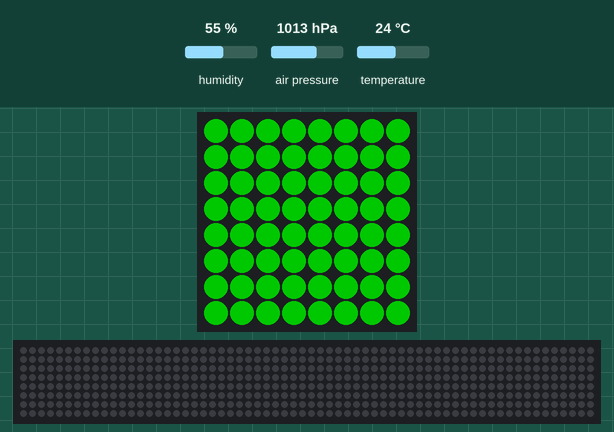
The program below on a simulated Raspberry Pi (BCM pin numbers) with a Sense HAT. Shown: the Sense HAT's 8×8 RGB LED matrix, a strip that is not on the board, showing the scrolling text unrolled. The inputs (shaded band) are chosen by the test bench; at power-on: humidity 55 %, air pressure 1013 hPa, temperature 24 °C. Dim RGB values are drawn brighter than linear; the 64×8 strip is a reading aid, not a part: it shows the text the matrix is scrolling, unrolled, one strip-width of it at a time.

Above: at 0.03 s.
At 0.43 s:
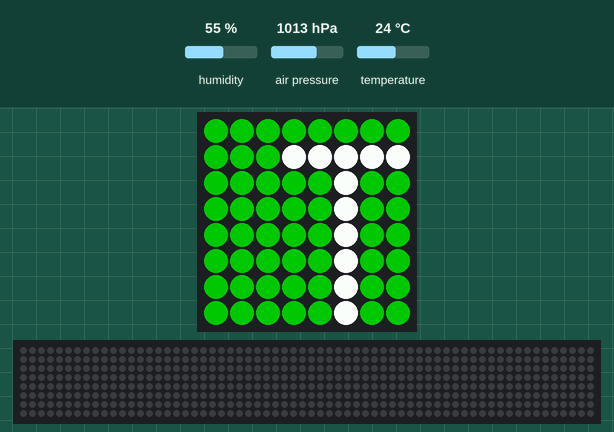
At 11.41 s:
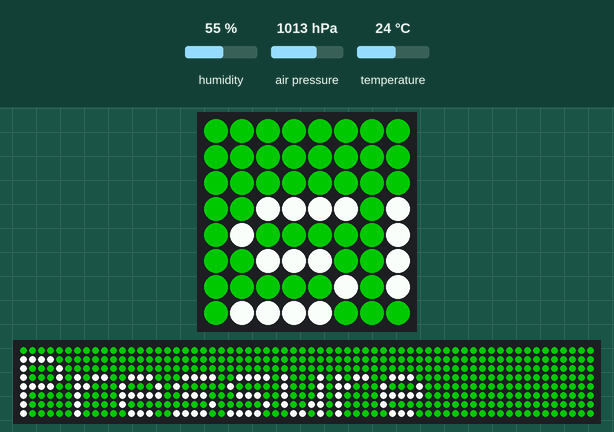
At 22.46 s:
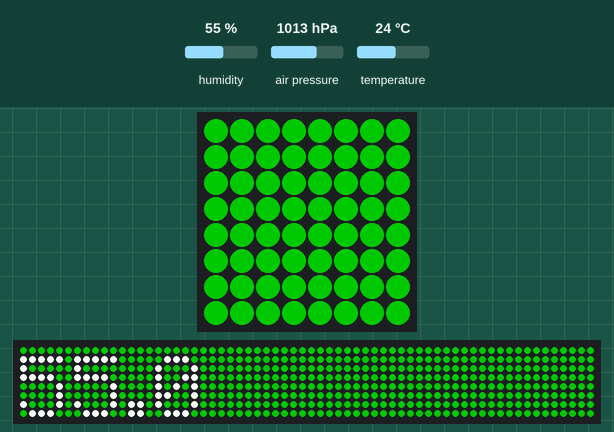
At 22.87 s:
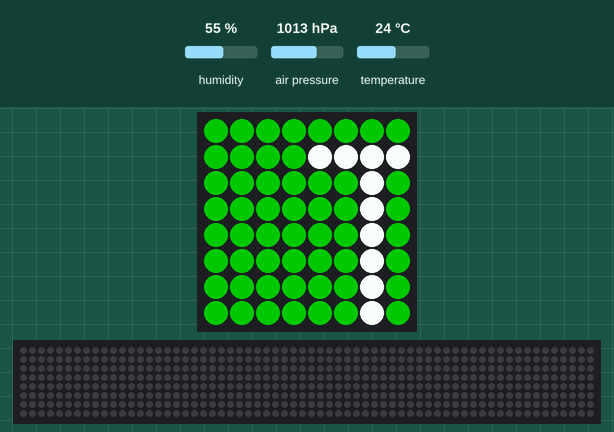
At 39.94 s:
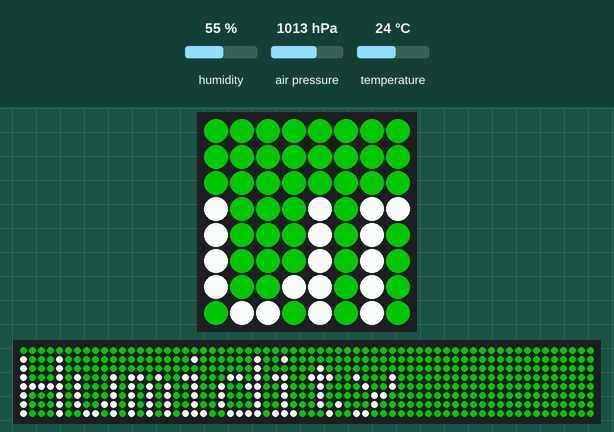

The program:

temperaturesensorsensehat.py
```python
from sense_hat import SenseHat
sense = SenseHat()

while True:
    t = sense.get_temperature()
    p = sense.get_pressure()
    h = sense.get_humidity()

    t = round(t, 1)
    p = round(p, 1)
    h = round(h, 1)

    if t > 21.1 and t < 32.2:
        bg = [0, 100, 0] #green
    else:
        bg = [100, 0, 0] #red

    msg = "Temperature = {0}, Pressure {1}, Humidity {2}".format (t,p,h)

    sense.show_message(msg, scroll_speed=0.08, back_colour=bg)
```
